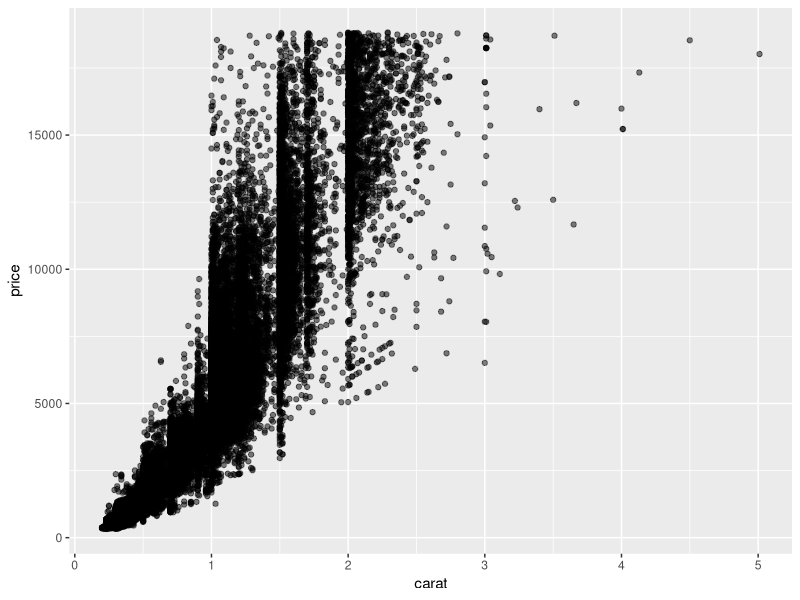
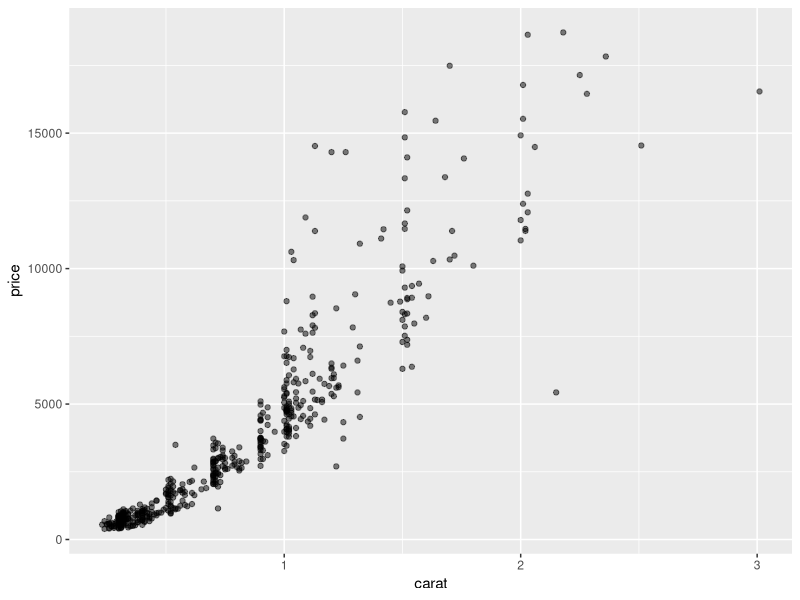
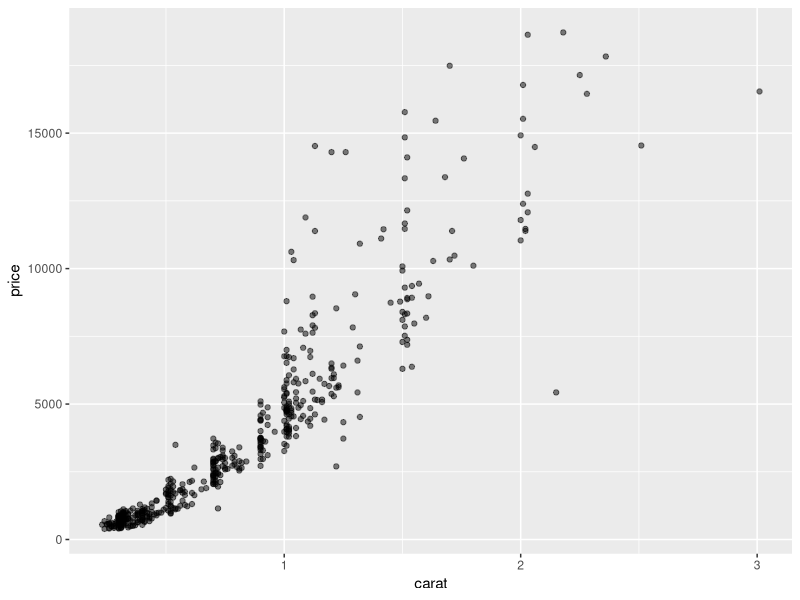
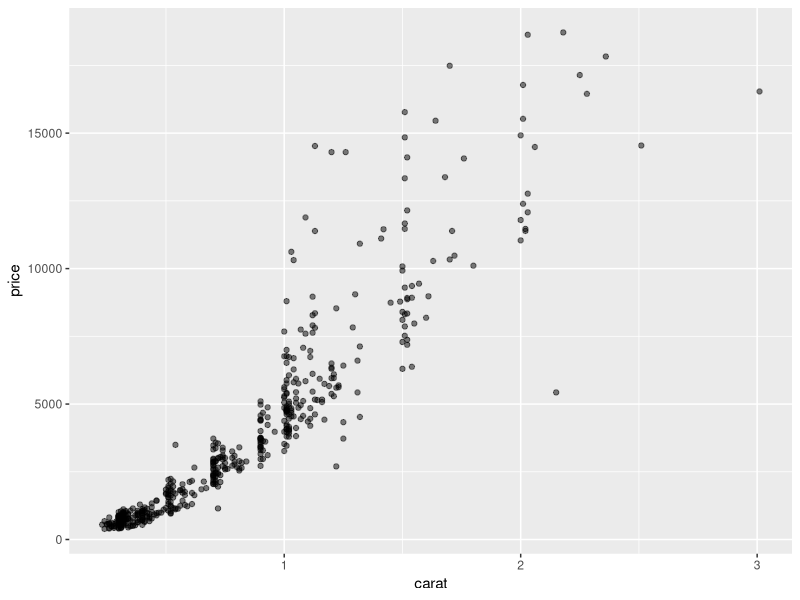
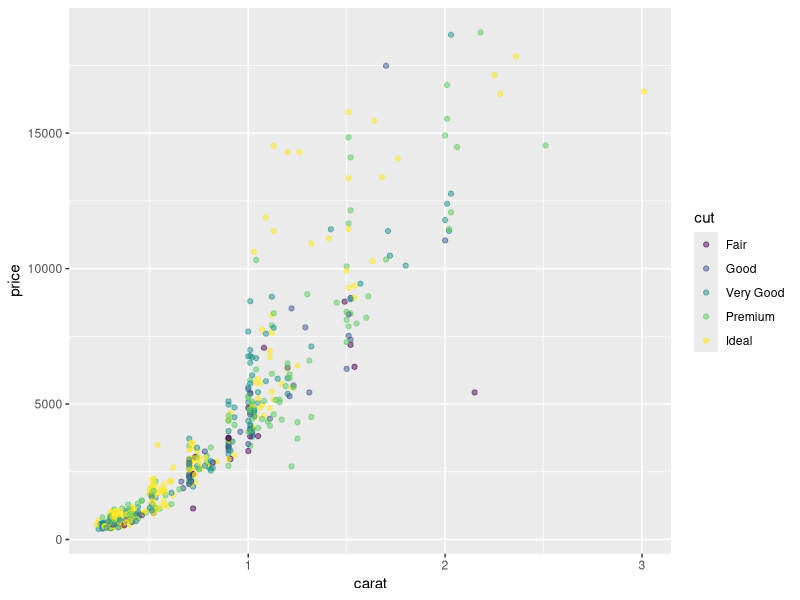
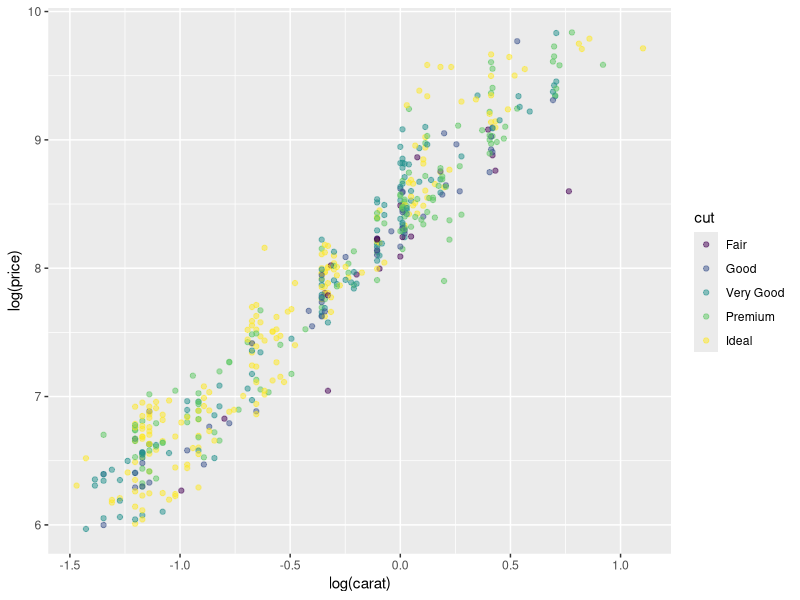
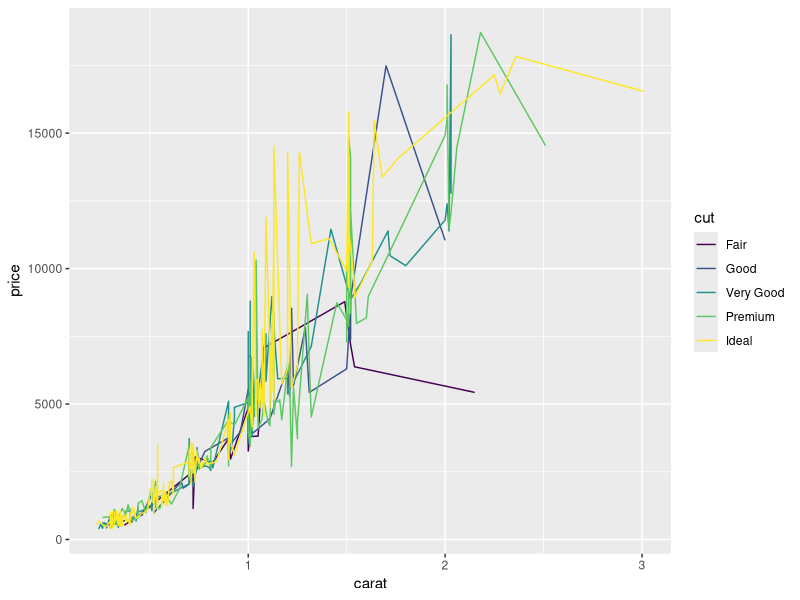
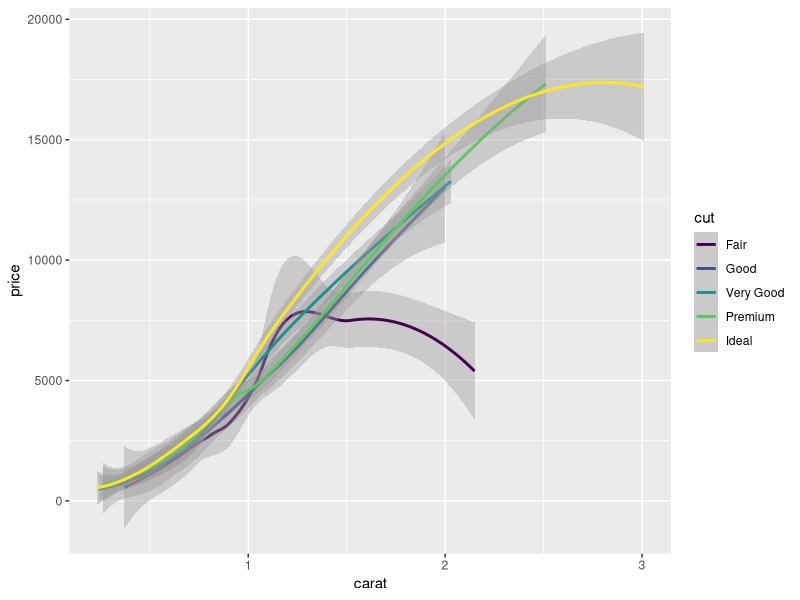

Write the R code that produced these figures, in order.
install.packages("ggplot2")

#Load ggplot2 dataset
library(ggplot2)

#Load Diamond dataset
? diamonds

#=================================================================================================
#aes() : function to construct the aesthetic mapping
#geom_point() : create the geometry layer with geom_point(), which creates a scatter plot

ggplot(diamonds) + aes(carat, price) + geom_point(alpha = 0.5)

#print nos of row in diamond dataset
nrow(diamonds)

#=================================================================================================
#sample(): to produces 500 random indices between 0 and 53940
#set.seed(): to makes the code reproducible, by making sure you always pick always the same sample

set.seed(2)
sampleDiamonds <- diamonds[sample(nrow(diamonds), 500), ]

ggplot(sampleDiamonds) + aes(carat, price) + geom_point(alpha = 0.5)

#The following lines all produce the same chart as above. The difference in these examples is merely theoretical.
ggplot(sampleDiamonds) + geom_point(aes(carat, price), alpha = 0.5)

ggplot(sampleDiamonds) + geom_point(aes(carat, price), alpha = 0.5)

#add another aesthetic mapping
ggplot(sampleDiamonds) + aes(carat, price, colour = cut) + geom_point(alpha = 0.5)

#the respective geom_* function will also show what aesthetic mappings are available
? geom_point

#=================================================================================================
#Derived dimensions
#prices are rising exponentially, indicating that a log-log plot might be useful.
#A log-log plot uses a logarithmic scale for both the x and y-axis

ggplot(sampleDiamonds) + aes(log(carat), log(price), colour = cut) + geom_point(alpha = 0.5)

#=================================================================================================
#line plot with geom_line
#store the coordinate system and aesthetic mappings in the variable diamondPlot
diamondPlot <- ggplot(sampleDiamonds) + aes(carat, price, color = cut)
diamondPlot + geom_line()

#Trend lines Plotting smoothed averaged values using geom_smooth().
## `geom_smooth()` using method = 'loess' and formula 'y ~ x'

diamondPlot + geom_smooth()

#Rug plot (obscure)

diamondPlot + geom_rug()

#=================================================================================================
#Adding multiple geometries

ggplot(sampleDiamonds) + aes(carat, price, colour = cut) +  geom_point() + geom_smooth()

#fit one average line, we need to pass different aesthetic mappings to each geometry

ggplot(sampleDiamonds) +  geom_point(aes(carat, price, colour = cut)) + geom_smooth(aes(carat, price))

#even add the rug geometry
#one default aesthetic mapping for geom_point() and geom_rug(), and one specific mapping for geom_smooth()

ggplot(sampleDiamonds) + aes(carat, price, colour = cut) +  geom_point() + geom_rug() + geom_smooth(aes(carat, price, colour = NULL))

# even combine geometries that may not make much sense (scatter plot and a histogram)
ggplot(sampleDiamonds) + geom_point(aes(carat, price, colour = cut)) +  geom_histogram(aes(carat), data = diamonds)


#=================================================================================================
#bar chart showing the number of diamonds per cut grade

ggplot(diamonds) + aes(cut) + geom_bar()

#Stacked bar chart

ggplot(diamonds) + aes(cut, fill = color) + geom_bar()

#Pie chart
#no native support for pie charts in ggplot2
#To create a bar chart with one column, we map the x aesthetic to an empty element, 
#and use the fill aesthetic to colour in the segments. geom_bar draws
#the bar chart and coord_polar("y") wraps the y axis.

ggplot(diamonds) + aes(x = "", fill = cut) + geom_bar() + coord_polar("y")



